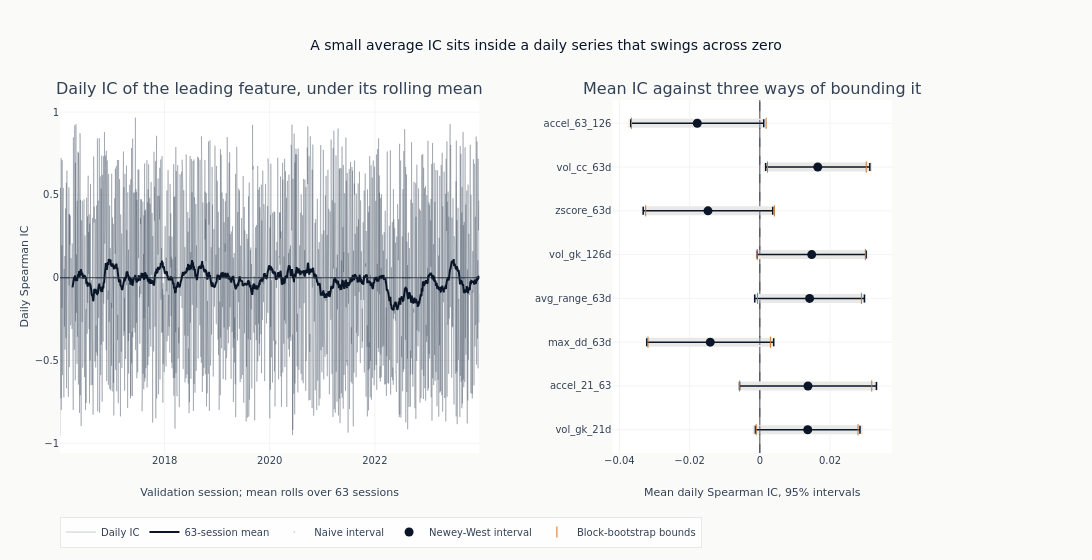

The notebook cell saved with this chart:
### Code cell
if leader:
    interval_features = list(reversed(leaders))
    means = [ic_uncertainty[name]["mean_ic"] for name in interval_features]
    _ = fig.add_trace(
        go.Scatter(
            x=means,
            y=interval_features,
            mode="markers",
            marker={"color": COLORS["neutral"], "size": 1, "opacity": 0.0},
            error_x=interval_arms(interval_features, "ci_naive_lower", "ci_naive_upper")
            | {"color": COLORS["silver_muted"], "thickness": 9, "width": 0},
            name="Naive interval",
        ),
        row=1,
        col=2,
    )
    _ = fig.add_trace(
        go.Scatter(
            x=means,
            y=interval_features,
            mode="markers",
            marker={"color": COLORS["blue"], "size": 9},
            error_x=interval_arms(interval_features, "ci_hac_lower", "ci_hac_upper")
            | {"color": COLORS["blue"], "thickness": 1.5},
            name="Newey-West interval",
        ),
        row=1,
        col=2,
    )
    _ = fig.add_trace(
        go.Scatter(
            x=[ic_uncertainty[name][bound] for name in interval_features for bound in BOOT_BOUNDS],
            y=[name for name in interval_features for _ in BOOT_BOUNDS],
            mode="markers",
            marker={"color": COLORS["copper"], "size": 8, "symbol": "line-ns-open"},
            name="Block-bootstrap bounds",
        ),
        row=1,
        col=2,
    )
    _ = fig.add_vline(
        x=0, line={"color": COLORS["neutral"], "width": 0.8, "dash": "dash"}, row=1, col=2
    )
    fig.update_layout(
        title="A small average IC sits inside a daily series that swings across zero",
        height=560,
        width=1150,
        margin={"l": 60, "r": 200},
        legend={"orientation": "h", "y": -0.18},
    )
    fig.update_yaxes(title_text="Daily Spearman IC", row=1, col=1)
    fig.update_xaxes(
        title_text=f"Validation session; mean rolls over {IC_ROLLING_WINDOW} sessions",
        row=1,
        col=1,
    )
    fig.update_xaxes(title_text="Mean daily Spearman IC, 95% intervals", row=1, col=2)
    show_plotly_with_alt(
        fig,
        "Two panels. On the left, the daily rank correlation of the leading feature "
        "against time, a dense band swinging across the full range from minus one to "
        "one, with a rolling mean drawn over it that stays close to zero and wanders "
        "only slightly either side. On the right, the mean rank correlation of each "
        "leading column with three intervals drawn around it - naive, Newey-West and "
        "block-bootstrap. The three are close to the same width for every column, and "
        "each interval reaches across zero or ends very near it.",
    )

### Figure 1 — Plotly figure (JSON) as saved in the notebook; plotly's stock layout.template omitted (floating-point values rounded to 4 significant figures; data arrays with more than 128 entries replaced by an {"elided": "..."} marker saying what was removed)
{"data": [{"line": {"color": "#334155", "width": 0.6}, "mode": "lines", "name": "Daily IC", "opacity": 0.45, "type": "scatter", "x": {"elided": "2063 str values"}, "xaxis": "x", "y": {"elided": "2063 float values"}, "yaxis": "y"}, {"line": {"color": "#0a1628", "width": 2}, "mode": "lines", "name": "63-session mean", "type": "scatter", "x": {"elided": "2063 str values"}, "xaxis": "x", "y": {"elided": "2063 float values"}, "yaxis": "y"}, {"error_x": {"array": [0.01568, 0.01995, 0.01843, 0.01603, 0.01598, 0.01894, 0.01545, 0.01957], "arrayminus": [0.01568, 0.01995, 0.01843, 0.01603, 0.01598, 0.01894, 0.01545, 0.01957], "color": "#e8e8e6", "symmetric": false, "thickness": 9, "type": "data", "width": 0}, "marker": {"color": "#334155", "opacity": 0.0, "size": 1}, "mode": "markers", "name": "Naive interval", "type": "scatter", "x": [0.01364, 0.01371, -0.01413, 0.01417, 0.01477, -0.01478, 0.0165, -0.01783], "xaxis": "x2", "y": ["vol_gk_21d", "accel_21_63", "max_dd_63d", "avg_range_63d", "vol_gk_126d", "zscore_63d", "vol_cc_63d", "accel_63_126"], "yaxis": "y2"}, {"error_x": {"array": [0.01489, 0.0195, 0.01808, 0.01563, 0.01551, 0.01844, 0.01483, 0.01894], "arrayminus": [0.01489, 0.0195, 0.01808, 0.01563, 0.01551, 0.01844, 0.01483, 0.01894], "color": "#0a1628", "symmetric": false, "thickness": 1.5, "type": "data"}, "marker": {"color": "#0a1628", "size": 9}, "mode": "markers", "name": "Newey-West interval", "type": "scatter", "x": [0.01364, 0.01371, -0.01413, 0.01417, 0.01477, -0.01478, 0.0165, -0.01783], "xaxis": "x2", "y": ["vol_gk_21d", "accel_21_63", "max_dd_63d", "avg_range_63d", "vol_gk_126d", "zscore_63d", "vol_cc_63d", "accel_63_126"], "yaxis": "y2"}, {"marker": {"color": "#C87533", "size": 8, "symbol": "line-ns-open"}, "mode": "markers", "name": "Block-bootstrap bounds", "type": "scatter", "x": [-0.001047, 0.02797, -0.005752, 0.03188, -0.03187, 0.003014, -0.0006682, 0.02893, -0.0007484, 0.03005, -0.03252, 0.004142, 0.002186, 0.03031, -0.03658, 0.001791], "xaxis": "x2", "y": ["vol_gk_21d", "vol_gk_21d", "accel_21_63", "accel_21_63", "max_dd_63d", "max_dd_63d", "avg_range_63d", "avg_range_63d", "vol_gk_126d", "vol_gk_126d", "zscore_63d", "zscore_63d", "vol_cc_63d", "vol_cc_63d", "accel_63_126", "accel_63_126"], "yaxis": "y2"}], "layout": {"annotations": [{"font": {"size": 16}, "showarrow": false, "text": "Daily IC of the leading feature, under its rolling mean", "x": 0.252, "xanchor": "center", "xref": "paper", "y": 1.0, "yanchor": "bottom", "yref": "paper"}, {"font": {"size": 16}, "showarrow": false, "text": "Mean IC against three ways of bounding it", "x": 0.832, "xanchor": "center", "xref": "paper", "y": 1.0, "yanchor": "bottom", "yref": "paper"}], "height": 560, "legend": {"orientation": "h", "y": -0.18}, "margin": {"l": 60, "r": 200}, "shapes": [{"line": {"color": "#334155", "dash": "dash", "width": 0.8}, "type": "line", "x0": 0, "x1": 1, "xref": "x domain", "y0": 0, "y1": 0, "yref": "y"}, {"line": {"color": "#334155", "dash": "dash", "width": 0.8}, "type": "line", "x0": 0, "x1": 0, "xref": "x2", "y0": 0, "y1": 1, "yref": "y2 domain"}], "title": {"text": "A small average IC sits inside a daily series that swings across zero"}, "width": 1150, "xaxis": {"anchor": "y", "domain": [0.0, 0.504], "title": {"text": "Validation session; mean rolls over 63 sessions"}}, "xaxis2": {"anchor": "y2", "domain": [0.664, 1.0], "title": {"text": "Mean daily Spearman IC, 95% intervals"}}, "yaxis": {"anchor": "x", "domain": [0.0, 1.0], "title": {"text": "Daily Spearman IC"}}, "yaxis2": {"anchor": "x2", "domain": [0.0, 1.0]}}}
